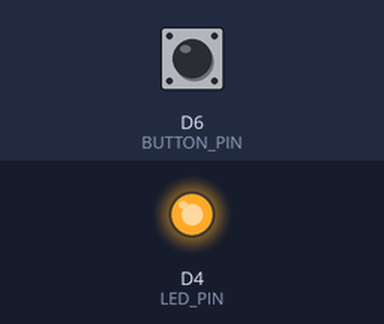
This sketch was run on a simulated ESP8266 (Wemos D1 mini). On the bench: output pins drawn as LEDs (lit = HIGH). The inputs (shaded band) are chosen by the test bench; at power-on: D6 (BUTTON_PIN) HIGH.

Above: at 1.2 s.
1.3 s: D6 (BUTTON_PIN) pulled LOW for 0.15 s
At 1.37 s:
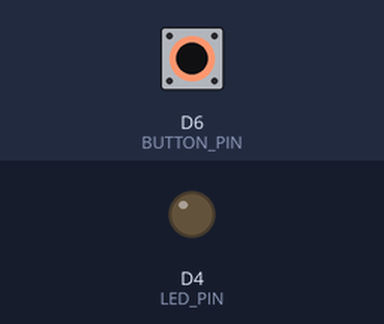
2.9 s: D6 (BUTTON_PIN) pulled LOW for 3.2 s
At 7.5 s:
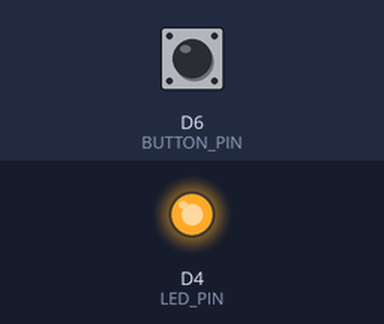
Timing chart, 0 to 9.0 s (numbered marks = the images above; inputs shaded):
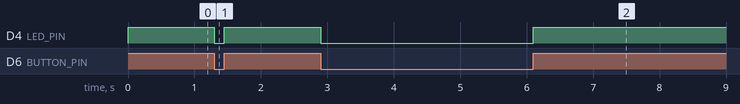

Measured:
- after the input at 1.3 s, D4 (LED_PIN): HIGH → LOW at once, → HIGH 0.15 s later
- after the input at 2.9 s, D4 (LED_PIN): HIGH → LOW at once, → HIGH 3.2 s later

The sketch:

d1_mini_button.ino
```cpp
// board: LOLIN(WEMOS) D1 R2 & mini
#define BUTTON_PIN D6
#define LED_PIN LED_BUILTIN

void setup() {
  pinMode(BUTTON_PIN, INPUT_PULLUP);
  pinMode(LED_PIN, OUTPUT);
}

void loop() {
  if (digitalRead(BUTTON_PIN) == LOW) {
    // Button pressed
    digitalWrite(LED_PIN, LOW);   // Built-in LED is active LOW
  } else {
    // Button released
    digitalWrite(LED_PIN, HIGH);
  }
}
```
